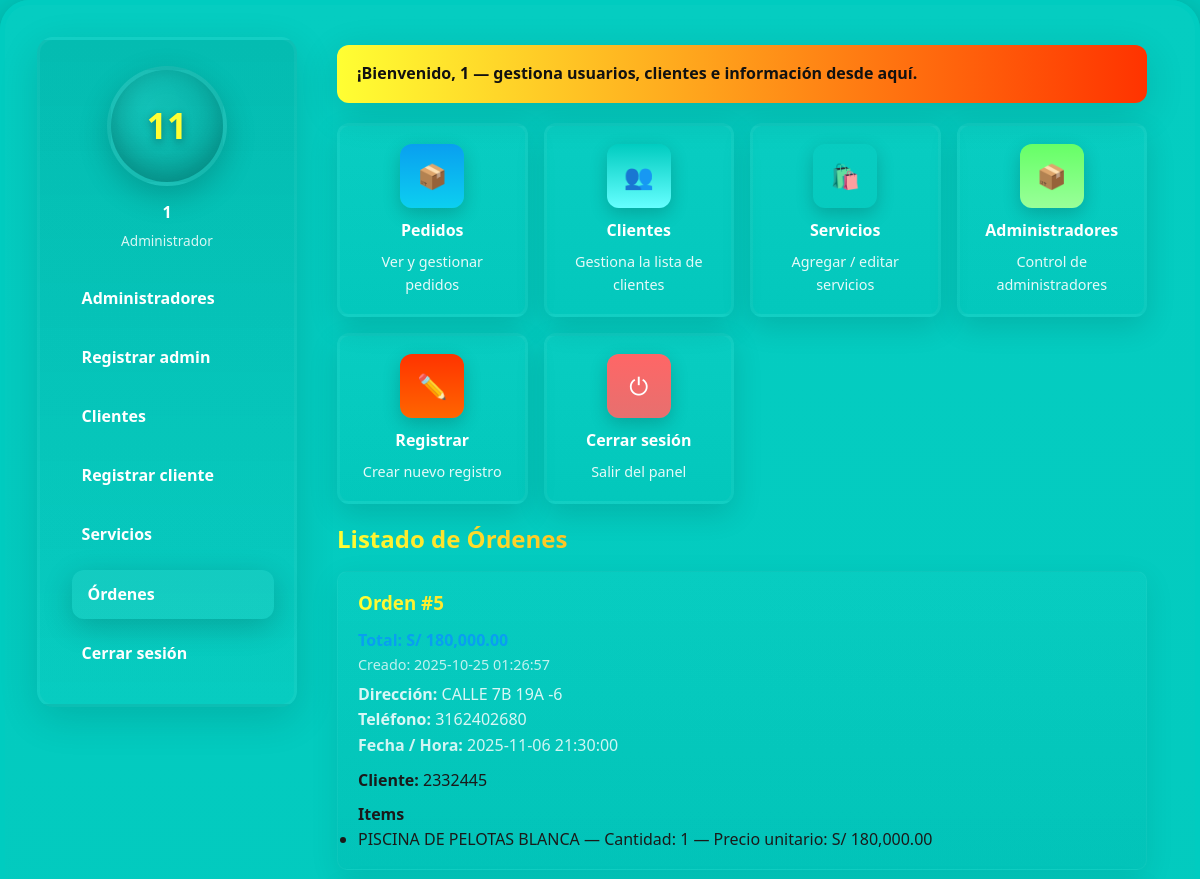
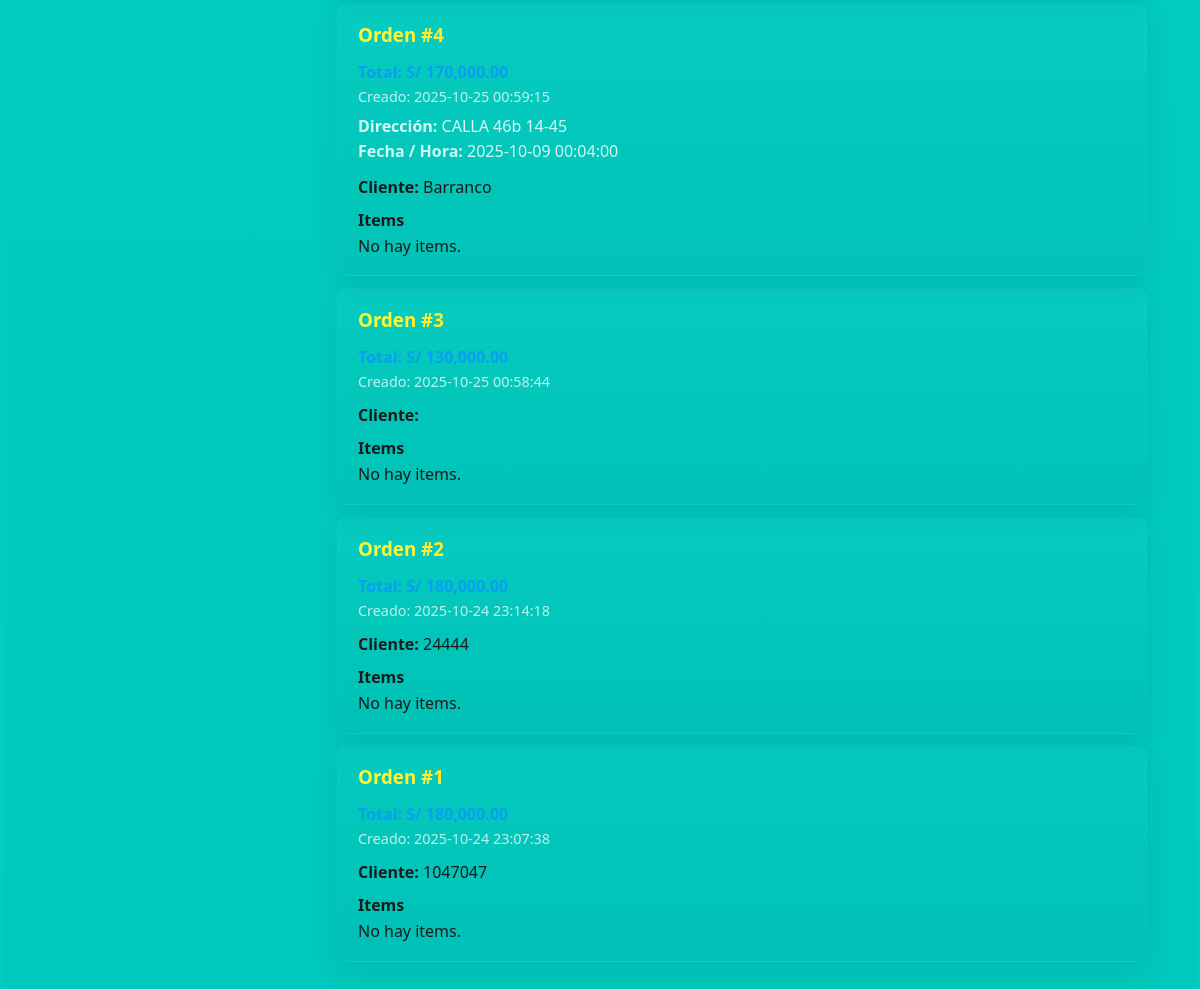
The app's page /vista/dashboard_admin.php?page=orders (signed in) with its own data (2 pictures, top to bottom).
### tables this page shows
CREATE TABLE `ordenes` (
  `id` int(11) NOT NULL,
  `cliente_identificacion` varchar(100) DEFAULT NULL,
  `total` decimal(10,2) NOT NULL,
  `direccion` varchar(255) DEFAULT NULL,
  `fecha_evento` date DEFAULT NULL,
  `hora_evento` time DEFAULT NULL,
  `telefono` varchar(50) DEFAULT NULL,
  `creado_en` timestamp NOT NULL DEFAULT current_timestamp()
);

CREATE TABLE `orden_items` (
  `id` int(11) NOT NULL,
  `orden_id` int(11) NOT NULL,
  `servicio_id` int(11) NOT NULL,
  `cantidad` int(11) NOT NULL,
  `precio_unitario` decimal(10,2) NOT NULL
);

CREATE TABLE `servicios` (
  `id` int(11) NOT NULL,
  `codigo` varchar(50) NOT NULL,
  `titulo` varchar(255) NOT NULL,
  `imagen` varchar(255) DEFAULT NULL,
  `duracion` varchar(50) DEFAULT NULL,
  `precio` decimal(10,2) NOT NULL DEFAULT 0.00,
  `descripcion` text DEFAULT NULL,
  `creado_en` timestamp NOT NULL DEFAULT current_timestamp(),
  `actualizado_en` timestamp NULL DEFAULT NULL ON UPDATE current_timestamp()
);

### vista/admin_parts/list_orders.php (the view)
<?php
require_once(__DIR__ . '/../../controlador/db.php');
try{
    $stmt = $conn->query("SELECT * FROM ordenes ORDER BY creado_en DESC");
    $ordenes = $stmt->fetchAll(PDO::FETCH_ASSOC);
}catch(Exception $e){ $ordenes = []; }
?>
<h2>Listado de Órdenes</h2>
<?php if(count($ordenes) == 0): ?>
    <p>No hay órdenes registradas.</p>
<?php else: ?>
    <?php foreach($ordenes as $o): ?>
        <article class="order-card" role="article" aria-labelledby="orden-<?php echo intval($o['id']); ?>">
            <header>
                <h3 id="orden-<?php echo intval($o['id']); ?>">Orden #<?php echo intval($o['id']); ?></h3>
                <div style="font-weight:700;color:var(--color-blue);">Total: S/ <?php echo number_format($o['total'],2); ?></div>
                <div style="font-size:0.9rem;color:rgba(255,255,255,0.75);">Creado: <?php echo htmlspecialchars($o['creado_en']); ?></div>
                <?php if(!empty($o['direccion'])): ?><div style="margin-top:0.35rem;color:rgba(255,255,255,0.85)"><strong>Dirección:</strong> <?php echo htmlspecialchars($o['direccion']); ?></div><?php endif; ?>
                <?php if(!empty($o['telefono'])): ?><div style="color:rgba(255,255,255,0.85)"><strong>Teléfono:</strong> <?php echo htmlspecialchars($o['telefono']); ?></div><?php endif; ?>
                <?php if(!empty($o['fecha_evento']) || !empty($o['hora_evento'])): ?><div style="color:rgba(255,255,255,0.82)"><strong>Fecha / Hora:</strong> <?php echo htmlspecialchars(($o['fecha_evento'] ?? '-') . ' ' . ($o['hora_evento'] ?? '')); ?></div><?php endif; ?>
            </header>
            <section style="margin-top:0.6rem;">
                <p><strong>Cliente:</strong> <?php echo htmlspecialchars($o['cliente_identificacion']); ?></p>
                <h4 style="margin-top:0.5rem;">Items</h4>
                <?php
                    $stmt = $conn->prepare("SELECT oi.*, s.titulo FROM orden_items oi LEFT JOIN servicios s ON oi.servicio_id = s.id WHERE oi.orden_id = ?");
                    $stmt->execute([$o['id']]);
                    $items = $stmt->fetchAll(PDO::FETCH_ASSOC);
                ?>
                <?php if(count($items) == 0): ?>
                    <p>No hay items.</p>
                <?php else: ?>
                    <ul>
                    <?php foreach($items as $it): ?>
                        <li><?php echo htmlspecialchars($it['titulo'] ?: ('Servicio ID '.intval($it['servicio_id'])));
                            echo ' — Cantidad: '.intval($it['cantidad']).' — Precio unitario: S/ '.number_format($it['precio_unitario'],2);
                        ?></li>
                    <?php endforeach; ?>
                    </ul>
                <?php endif; ?>
            </section>
        </article>
    <?php endforeach; ?>
<?php endif; ?>

### public/css/theme.css (style rules this page uses)
* { margin: 0; padding: 0; box-sizing: border-box; }
:root { --color-red: #ff6666; --color-orange: #ff3300; --color-orange-bright: #ff6600; --color-yellow: #ffff33; --color-green: #66ff66; --color-cyan: #00ccc0; --color-blue: #099ff0; --color-blue-light: #0ccff0; --color-blue-sky: #0fff33; --color-green-light: #99ff99; --color-green-cta: #1fa65a; --color-cyan-light: #66ffff; --color-cyan-bright: #66ff00; }
body { font-family: "Segoe UI", Tahoma, Geneva, Verdana, sans-serif; line-height: 1.6; background: var(--color-cyan); color: #1a1a1a; overflow-x: hidden; }
#admin-content h1, #admin-content h2, #admin-content h3 { font-family: 'Poppins', 'Segoe UI', 'Helvetica Neue', Arial, sans-serif; font-weight: 800; margin-bottom: 0.6rem; background: linear-gradient(90deg, var(--color-yellow), var(--color-orange)); -webkit-background-clip: text; background-clip: text; -webkit-text-fill-color: transparent; }
.order-card { background: linear-gradient(180deg, rgba(255,255,255,0.02), rgba(0,0,0,0.03)); border-radius: 10px; padding: 1rem 1.25rem; margin: 0.75rem 0; border: 1px solid rgba(255,255,255,0.04); box-shadow: 0 8px 30px rgba(0,0,0,0.08); opacity: 0; transform: translateY(12px); animation: fadeUp 420ms cubic-bezier(.2,.9,.2,1) forwards; }
.order-card:nth-child(2) { animation-delay: 0.08s; }
.order-card:nth-child(3) { animation-delay: 0.12s; }
.order-card:nth-child(4) { animation-delay: 0.16s; }
.order-card:nth-child(5) { animation-delay: 0.20s; }
.order-card:nth-child(6) { animation-delay: 0.24s; }

### records on screen
ordenes: id "5", total "180,000.00", creado_en "2025-10-25 01:26:57", direccion "CALLE 7B 19A -6", telefono "3162402680", fecha_evento+hora_evento "2025-11-06 21:30:00", cliente_identificacion "2332445"
orden_items: servicio.titulo "PISCINA DE PELOTAS BLANCA", cantidad "1", precio_unitario "180,000.00"
ordenes: id "4", creado_en "2025-10-25 00:59:15", direccion "CALLA 46b 14-45", fecha_evento+hora_evento "2025-10-09 00:04:00", cliente_identificacion "Barranco", shows "No hay items."
ordenes: id "3", creado_en "2025-10-25 00:58:44", shows "No hay items."
ordenes: id "2", creado_en "2025-10-24 23:14:18", cliente_identificacion "24444", shows "No hay items."
ordenes: id "1", creado_en "2025-10-24 23:07:38", cliente_identificacion "1047047", shows "No hay items."

### other values on screen
$initials "11"
$_SESSION['Nombre'] "1"
